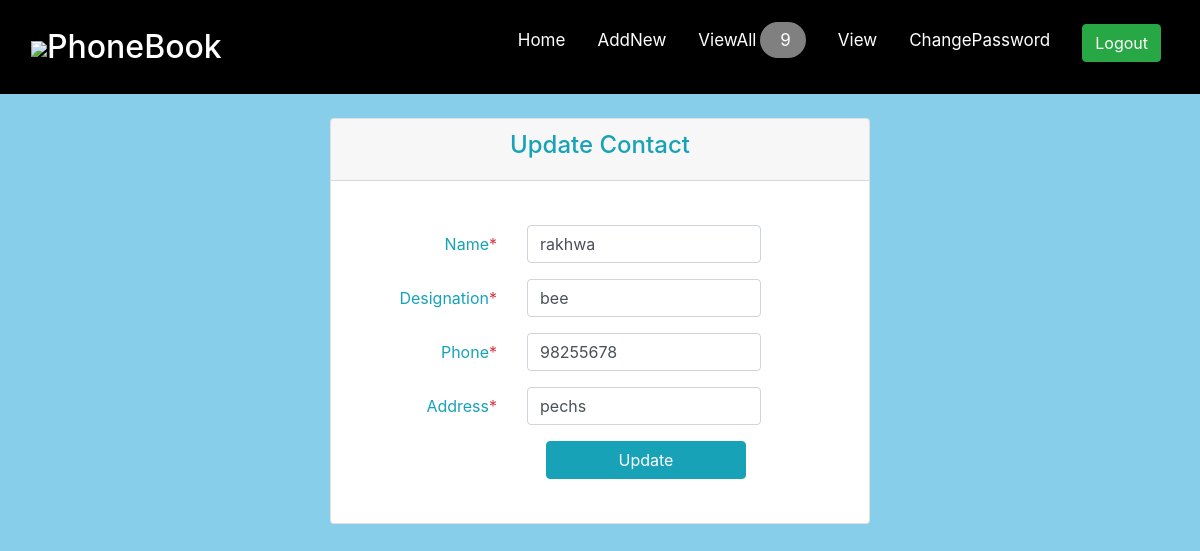
/edit_contact.php?editid=2 (signed in), run on the app's committed database.
### tables this page shows
CREATE TABLE `contact`  (
  `id` int UNSIGNED NOT NULL AUTO_INCREMENT,
  `name` varchar(255) NULL DEFAULT NULL,
  `designation` varchar(255) NULL DEFAULT NULL,
  `phone` int NULL DEFAULT NULL,
  `address` varchar(255) NULL DEFAULT NULL,
  `user_id` int NOT NULL,
  PRIMARY KEY (`id`) USING BTREE,
  INDEX `fk_user_id`(`user_id`) USING BTREE,
  CONSTRAINT `fk_user_id` FOREIGN KEY (`user_id`) REFERENCES `user` (`id`) ON DELETE RESTRICT ON UPDATE RESTRICT
);

### edit_contact.php (the view, shortened to what this page needs)
<?php
require 'connection.php';
   $id = $_GET['editid'];
   $query = "SELECT * FROM contact WHERE id ='$id' AND user_id = ".$_SESSION['contact_id'];
   $result = $connection->query($query);
   if ($result->num_rows == 1) {
    $row = $result->fetch_assoc();
   }
   else
   {
     header('Location: viewall.php');
   }
?>
<!DOCTYPE html>
<html lang="en">
<head>
		<link rel="stylesheet" href="https://stackpath.bootstrapcdn.com/bootstrap/4.4.1/css/bootstrap.min.css">
	<link rel="stylesheet" type="text/css" href="style.css">
</head>
<body class="bg">
<?php include 'menu.php' ?>
    <div class="container mt-4">
        <div class="row justify-content-center">
            <div class="col-md-6">
                    <div class="card pb-4">
                        <div class="card-header text-center"><h4 class="text-info">Update Contact</h4></div>
                        <div class="card-body mt-4">
                            <form name="my-form" onsubmit="return validform()" action="<?php echo ($_SERVER["PHP_SELF"]);?>" method="POST">
                                <div class="form-group row">
                                    <label for="username" class="col-md-4 col-form-label text-md-right text-info">Name<span class="text-danger">*</span></label>
                                    <div class="col-md-6">
                                        <input type="text" id="name" class="form-control" name= "name" value = "<?php echo $row["name"]; ?>" >
                                    </div>
                                </div>
                                <div class="form-group row">
                                    <label for="designation" class="col-md-4 col-form-label text-md-right text-info">Designation<span class="text-danger">*</span></label>
                                    <div class="col-md-6">
                                        <input type="text" id="designation" class="form-control" name="designation" value = "<?php echo $row["designation"]; ?>" >
                                    </div>
                                </div>
                                <div class="form-group row">
                                    <label for="phone" class="col-md-4 col-form-label text-md-right text-info">Phone<span class="text-danger">*</span></label>
                                    <div class="col-md-6">
                                        <input type="number" id="phone" class="form-control" name="phone" value = "<?php echo $row["phone"]; ?>">
                                    </div>
                                </div>
                                <div class="form-group row">
                                    <label for="address" class="col-md-4 col-form-label text-md-right text-info">Address<span class="text-danger">*</span></label>
                                    <div class="col-md-6">
                                        <input type="text" id="address" class="form-control" name="address" value = "<?php echo $row["address"]; ?>">
                                    </div>
                                </div>
                                    <div class="col-md-6 offset-md-4">
                                        <button type="submit"   name="update" class="btn btn-info btn-form">
                                        Update
                                        </button>
                                    </div>
                                    </form>
                                </div>
                        </div>
                  </div>
            </div>
        </div>
</body>
</html>

### style.css (style rules this page uses)
.bg { background-color: skyblue; }
.btn-form { width:200px; margin-left:14px; }

### data on the page
contact: name "rakhwa", designation "bee", phone "98255678", address "pechs"

### other printed values
$result->num_rows "9"
